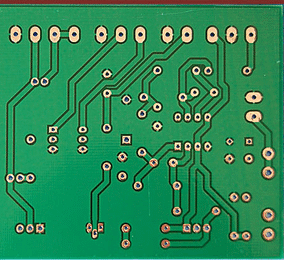
#> input picture unstitchedImages/one.png, 284 x 260 px; its folder holds 3 pictures in this run
$ python main.py
#> lines starting #> are read from the running program, lines starting #| are printed output that depends on the picture
import cv2
import glob
import numpy as np
import open3d as o3d

image_paths = glob.glob('unstitchedImages/*.png')
images = []

for image in image_paths:
    img = cv2.imread(image)
#> img is the input picture: shape (260, 284, 3); mean B, G, R 85.8, 136.3, 44.5
    images.append(img)
    cv2.imshow("Image", img)
    cv2.waitKey()

imageStitcher = cv2.Stitcher_create()

error, stitched_img = imageStitcher.stitch(images)
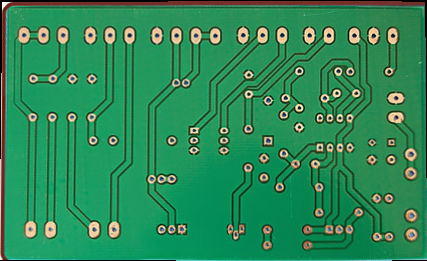
#> stitched_img: shape (261, 427, 3); mean of channels 0, 1, 2 86.8, 136.6, 44.7; drawn as B, G, R
#> error = 0

if not error:

    cv2.imwrite("stitchedOutput.png", stitched_img)
    cv2.imshow("Stitched Image", stitched_img)
    cv2.waitKey(0)
